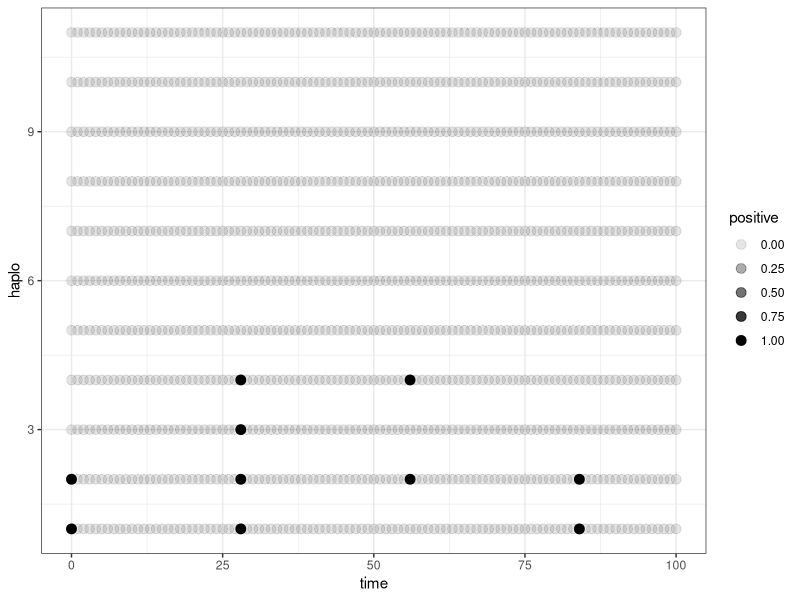

The R script that drew this image: (Note: this script raises an error after producing the figure.)
# debug_Jess_data.R
#
# Author: Bob Verity
# Date: 2025-04-22
#
# Inputs: R_ignore/data/PBC_cid_526_for_GLAM.csv
#
# Outputs: (none)
#
# Purpose:
# I had some trouble initially running a small dataset provided by Jess Briggs. There was some issue with how the input data was being interpreted (i.e. the Type) that was causing a crash that was very difficult to debug. This bug now seems to have inexplicably gone away (!?), but keeping this deploy script in case it comes back.
#
# ------------------------------------------------------------------

library(tidyverse)

max_t <- 100

# read in and reformat Jess data
dat <- read.csv("R_ignore/data/PBC_cid_526_for_GLAM.csv")
names(dat) <- c("ind", "haplo", "time", "positive")
dat <- dat |>
  filter(time <= max_t) |>
  mutate(ind = sprintf("ind_%s", ind),
         haplo = match(haplo, unique(haplo)),
         time = as.numeric(time),
         positive = as.numeric(positive))

# simple plot of observed haplotypes
dat |>
  ggplot() + theme_bw() +
  geom_point(aes(x = time, y = haplo, alpha = positive), size = 3)

# -----------------------

# run model with contrived parameters. Only infection times being estimated
n_haplos <- length(unique(dat$haplo))
haplo_freqs <- rep(1 / n_haplos, n_haplos)

g <- glam_mcmc$new(df_data = dat)

g$init(start_time = 0, 
       end_time = max_t, 
       chains = 1, 
       rungs = 1, 
       haplo_freqs = haplo_freqs,
       lambda = 1, 
       theta = 0.1, 
       decay_rate = 1, 
       sens = 0.9,
       n_infections = 3, 
       infection_times = NULL,
       max_infections = 10,
       w_list = NULL)

g$burn(iterations = 1e2)
g$sample(1e3)

# -----------------------

# plot results
df_infection_times <- g$get_output_infection_times()

# density plot infection times
d <- df_infection_times |>
  group_by(individual, infection) |>
  reframe(y = density(value, from = 0, to = max_t, n = 101, bw = 0.05)$y) |>
  as.data.frame()
d$x <- seq(0, 10, l = 101)

d |>
  ggplot() + theme_bw() +
  geom_line(aes(x = x, y = y, col = infection)) +
  facet_wrap(~individual)
